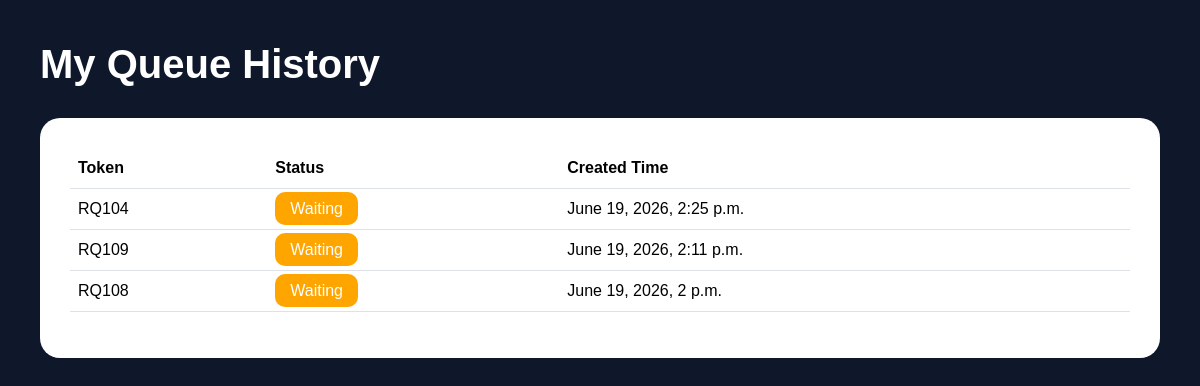
The app's page /queue/my-queue/ (signed in), older data.
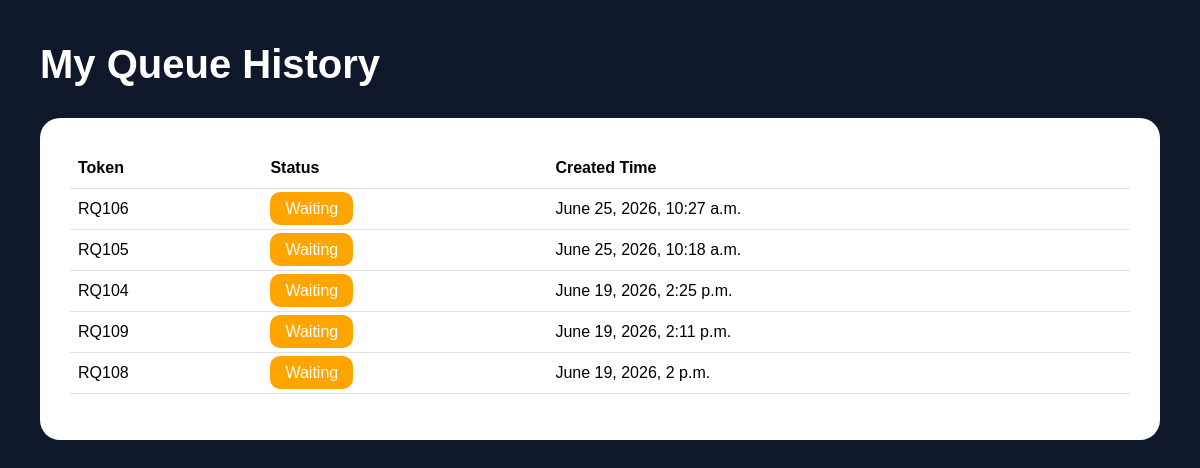
The same page, newer data.
### queue_system/models.py (models this page shows, shortened)
class QueueToken(models.Model):
    user = models.ForeignKey(User, on_delete=models.CASCADE)
    token_number = models.CharField(max_length=20)
    created_at = models.DateTimeField(auto_now_add=True)
    status = models.CharField(
       max_length=20,
    choices=[
        ('Waiting', 'Waiting'),
        ('Completed', 'Completed')
    ],
    default='Waiting'
    )

### queue_system/views.py (the view)
# urls.py: path('my-queue/', views.my_queue, name='my_queue'),
def my_queue(request):
    tokens = QueueToken.objects.filter(
        user=request.user
    ).order_by('-created_at')
    return render(request,
                  'my_queue.html',
                  {'tokens': tokens})

### templates/my_queue.html (shortened to what this page needs)
<!DOCTYPE html>
<html lang="en">
<head>
    <link href="https://cdn.jsdelivr.net/npm/bootstrap@5.3.3/dist/css/bootstrap.min.css"
          rel="stylesheet">
</head>
<body>
    <h1>My Queue History</h1>
    <div class="table-box">
        <table class="table">
            <thead>
                <tr>
                    <th>Token</th>
                    <th>Status</th>
                    <th>Created Time</th>
                </tr>
            </thead>
            <tbody>
                {% for token in tokens %}
                <tr>
                    <td>{{ token.token_number }}</td>
                    <td>
                        {% if token.status == 'Waiting' %}
                            <span class="badge-waiting">
                                Waiting
                            </span>
                        {% else %}
                            <span class="badge-completed">
                                Completed
                            </span>
                        {% endif %}
                    </td>
                    <td>{{ token.created_at }}</td>
                </tr>
                {% endfor %}
            </tbody>
        </table>
    </div>
</body>
</html>

### templates/my_queue.html (style rules this page uses)
body { background:#0f172a; color:white; font-family:Arial; padding:40px; }
.table-box { background:white; color:black; padding:30px; border-radius:20px; }
h1 { margin-bottom:30px; font-weight:bold; }
.badge-waiting { background:orange; padding:8px 15px; border-radius:10px; color:white; }

Row changes from the older to the newer data that the page shows:
added QueueToken: token_number "RQ106", status "Waiting", created_at "June 25, 2026, 10:27 a.m."
added QueueToken: token_number "RQ105", status "Waiting", created_at "June 25, 2026, 10:18 a.m."
